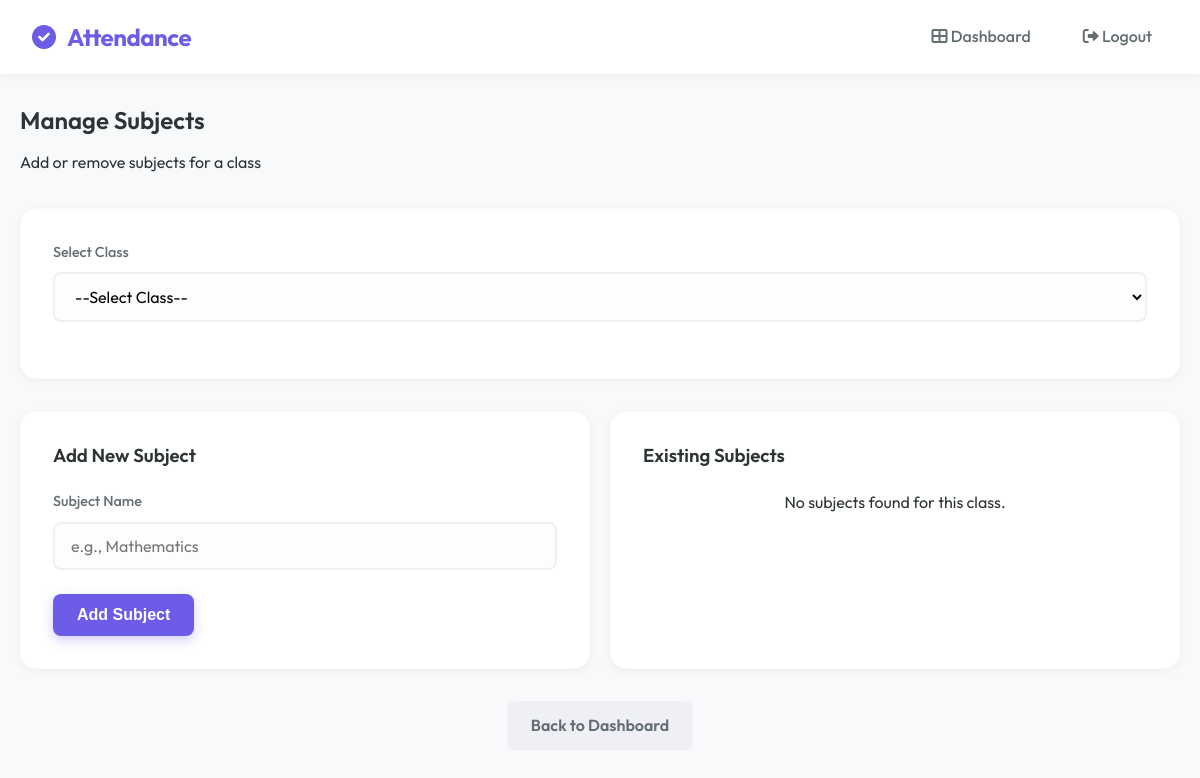
/subjects?class_id=2 (signed in), run on an earlier commit of the app's database.
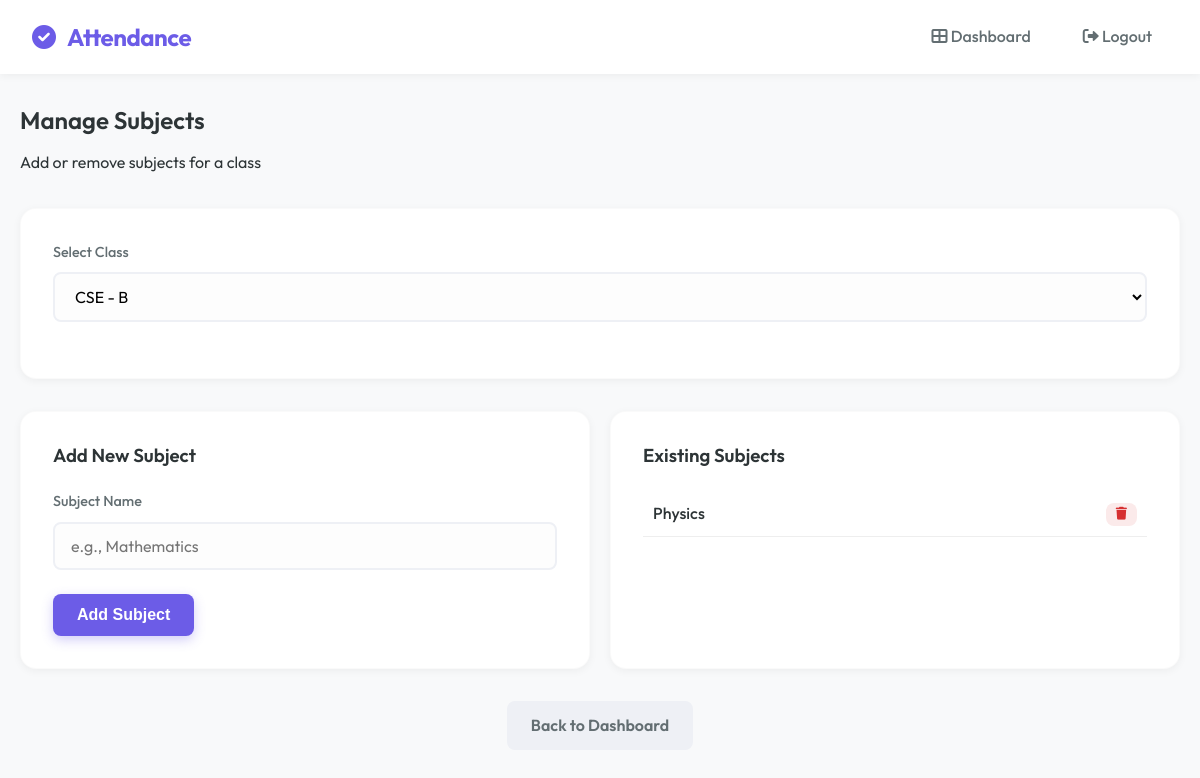
And on a later commit of the database.
### tables this page shows
CREATE TABLE subjects (
        id INTEGER PRIMARY KEY AUTOINCREMENT,
        class_id INTEGER,
        name TEXT
    );

### app.py (the view)
@app.route("/subjects")
def subjects():
    if session.get("role") != "admin":
        return "Unauthorized", 403
    conn = sqlite3.connect('attendance.db')
    c = conn.cursor()
    c.execute("SELECT id, class_name FROM classes ORDER BY class_name")
    classes = c.fetchall()
    selected_class_id = request.args.get("class_id")
    subjects_list = []
    if selected_class_id:
        c.execute("SELECT id, name FROM subjects WHERE class_id=? ORDER BY name", (selected_class_id,))
        subjects_list = c.fetchall()
    conn.close()
    return render_template("subjects.html", classes=classes, subjects=subjects_list,
                           selected_class_id=int(selected_class_id) if selected_class_id else None)

### templates/subjects.html (shortened to what this page needs)
{% extends "base.html" %}
{% block content %}
<div class="mb-4">
    <h2>Manage Subjects</h2>
    <p class="text-muted">Add or remove subjects for a class</p>
</div>
<div class="card mb-4">
    <form method="GET" action="/subjects">
        <div class="form-group">
            <label for="class_id">Select Class</label>
            <select name="class_id" id="class_id" required onchange="this.form.submit()">
                <option value="">--Select Class--</option>
                {% for cid, cname in classes %}
                <option value="{{ cid }}" {% if selected_class_id==cid %}selected{% endif %}>{{ cname }}</option>
                {% endfor %}
            </select>
        </div>
    </form>
</div>
{% if selected_class_id %}
<div class="dashboard-grid" style="grid-template-columns: 1fr 1fr; gap: 20px; margin-top: 0;">
    <div class="card">
        <h3 class="mb-3">Add New Subject</h3>
        <form action="/add_subject" method="POST">
            <div class="form-group">
                <label for="name">Subject Name</label>
                <input type="text" id="name" name="name" required placeholder="e.g., Mathematics">
            </div>
            <button type="submit" class="btn btn-primary">Add Subject</button>
        </form>
    </div>
    <div class="card">
        <h3 class="mb-3">Existing Subjects</h3>
        {% if subjects %}
        <ul style="list-style: none; padding: 0;">
            {% for sid, sname in subjects %}
            <li
                style="display: flex; justify-content: space-between; align-items: center; padding: 10px; border-bottom: 1px solid #eee;">
                <span style="font-weight: 500;">{{ sname }}</span>
                <form action="/delete_subject/{{ sid }}" method="POST" style="margin: 0;"
                    onsubmit="return confirm('Are you sure you want to delete this subject?');">
                    <button type="submit" class="btn btn-danger" style="padding: 5px 10px; font-size: 0.8rem;">
                        <i class="fas fa-trash"></i>
                    </button>
                </form>
            </li>
            {% endfor %}
        </ul>
        {% else %}
        <p class="text-muted text-center">No subjects found for this class.</p>
        {% endif %}
    </div>
</div>
{% else %}
<div class="card text-center" style="padding: 40px;">
    <i class="fas fa-book" style="font-size: 3rem; color: var(--primary); margin-bottom: 20px;"></i>
    <h3>Select a Class</h3>
    <p class="text-muted">Please select a class above to manage its subjects.</p>
</div>
{% endif %}
<div class="text-center mt-4">
    <a href="/dashboard" class="btn btn-secondary">Back to Dashboard</a>
</div>
{% endblock %}

What changed in the data, as far as the page shows it:
added subjects: name "Physics"
Also different on the page:
form field class_id: "--Select Class--" → "CSE - B"
text no longer shown: "No subjects found for this class."
